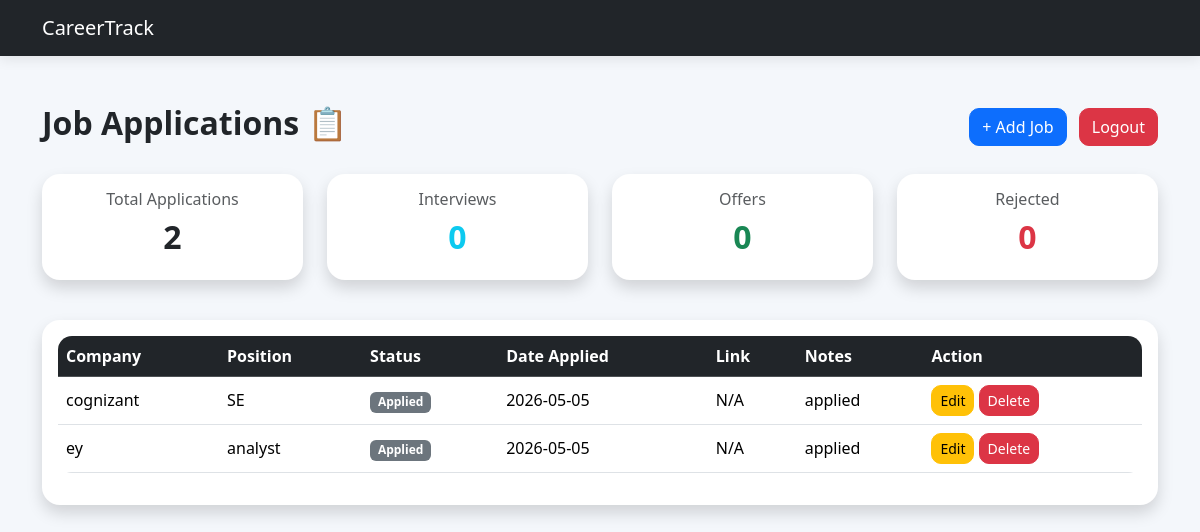
The app's page /dashboard (signed in) with its own data.
### app.py (models this page shows)
class JobApplication(db.Model):
    id = db.Column(db.Integer, primary_key=True)
    company = db.Column(db.String(100), nullable=False)
    position = db.Column(db.String(100), nullable=False)
    status = db.Column(db.String(50), nullable=False)
    date_applied = db.Column(db.String(20), nullable=False)
    job_link = db.Column(db.String(300))
    notes = db.Column(db.Text)
    user_id = db.Column(db.Integer, db.ForeignKey('user.id'), nullable=False)

### app.py (the view)
@app.route('/dashboard')
def dashboard():
    if 'user_id' not in session:
        return redirect(url_for('login'))
    jobs = JobApplication.query.filter_by(
        user_id=session['user_id']
    ).all()
    total_jobs = len(jobs)
    applied_jobs = len([job for job in jobs if job.status == 'Applied'])
    interview_jobs = len([job for job in jobs if job.status == 'Interview'])
    rejected_jobs = len([job for job in jobs if job.status == 'Rejected'])
    offer_jobs = len([job for job in jobs if job.status == 'Offer'])
    return render_template(
        'dashboard.html',
        jobs=jobs,
        total_jobs=total_jobs,
        applied_jobs=applied_jobs,
        interview_jobs=interview_jobs,
        rejected_jobs=rejected_jobs,
        offer_jobs=offer_jobs,
        username=session.get('username')
    )

### templates/dashboard.html
{% extends 'base.html' %}
{% block content %}
<div class="d-flex justify-content-between align-items-center mb-4">
    <h2 class="fw-bold">Job Applications 📋</h2>
    <div>
        <a href="/add-job" class="btn btn-primary me-2">
            + Add Job
        </a>
        <a href="/logout" class="btn btn-danger">
            Logout
        </a>
    </div>
</div>
<div class="row mb-4">
    <div class="col-md-3 mb-3">
        <div class="card text-center shadow dashboard-card">
            <div class="card-body">
                <h6 class="text-muted">Total Applications</h6>
                <h2 class="fw-bold">{{ total_jobs }}</h2>
            </div>
        </div>
    </div>
    <div class="col-md-3 mb-3">
        <div class="card text-center shadow dashboard-card border-info">
            <div class="card-body">
                <h6 class="text-muted">Interviews</h6>
                <h2 class="fw-bold text-info">{{ interview_jobs }}</h2>
            </div>
        </div>
    </div>
    <div class="col-md-3 mb-3">
        <div class="card text-center shadow dashboard-card border-success">
            <div class="card-body">
                <h6 class="text-muted">Offers</h6>
                <h2 class="fw-bold text-success">{{ offer_jobs }}</h2>
            </div>
        </div>
    </div>
    <div class="col-md-3 mb-3">
        <div class="card text-center shadow dashboard-card border-danger">
            <div class="card-body">
                <h6 class="text-muted">Rejected</h6>
                <h2 class="fw-bold text-danger">{{ rejected_jobs }}</h2>
            </div>
        </div>
    </div>
</div>
<div class="card shadow p-3">
    <div class="table-responsive">
        <table class="table table-hover align-middle">
            <thead class="table-dark">
                <tr>
                    <th>Company</th>
                    <th>Position</th>
                    <th>Status</th>
                    <th>Date Applied</th>
                    <th>Link</th>
                    <th>Notes</th>
                    <th>Action</th>
                </tr>
            </thead>
            <tbody>
                {% for job in jobs %}
                <tr>
                    <td>{{ job.company }}</td>
                    <td>{{ job.position }}</td>
                    <td>
                        {% if job.status == 'Applied' %}
                            <span class="badge bg-secondary">
                                Applied
                            </span>
                        {% elif job.status == 'Interview' %}
                            <span class="badge bg-info">
                                Interview
                            </span>
                        {% elif job.status == 'Rejected' %}
                            <span class="badge bg-danger">
                                Rejected
                            </span>
                        {% elif job.status == 'Offer' %}
                            <span class="badge bg-success">
                                Offer
                            </span>
                        {% endif %}
                    </td>
                    <td>{{ job.date_applied }}</td>
                    <td>
                        {% if job.job_link %}
                            <a href="{{ job.job_link }}"
                               target="_blank"
                               class="btn btn-sm btn-outline-primary">
                                View
                            </a>
                        {% else %}
                            N/A
                        {% endif %}
                    </td>
                    <td>{{ job.notes }}</td>
                    <td>
                        <a href="/edit-job/{{ job.id }}"
                           class="btn btn-sm btn-warning">
                            Edit
                        </a>
                        <a href="/delete-job/{{ job.id }}"
                           class="btn btn-sm btn-danger">
                            Delete
                        </a>
                    </td>
                </tr>
                {% endfor %}
            </tbody>
        </table>
    </div>
</div>
{% endblock %}

### static/css/style.css (style rules this page uses)
body { background: #f4f7fb; font-family: 'Segoe UI', sans-serif; }
.card { border: none; border-radius: 18px; }
.table { background: white; border-radius: 14px; overflow: hidden; }
.btn { border-radius: 10px; }
.dashboard-card { transition: transform 0.2s ease; }

### records on screen
JobApplication: company "cognizant", position "SE", status "Applied", date_applied "2026-05-05", job_link "N/A", notes "applied"
JobApplication: company "ey", position "analyst", status "Applied", date_applied "2026-05-05", job_link "N/A", notes "applied"

### other values on screen
{{ total_jobs }} "2"
{{ interview_jobs }} "0"
{{ offer_jobs }} "0"
{{ rejected_jobs }} "0"
